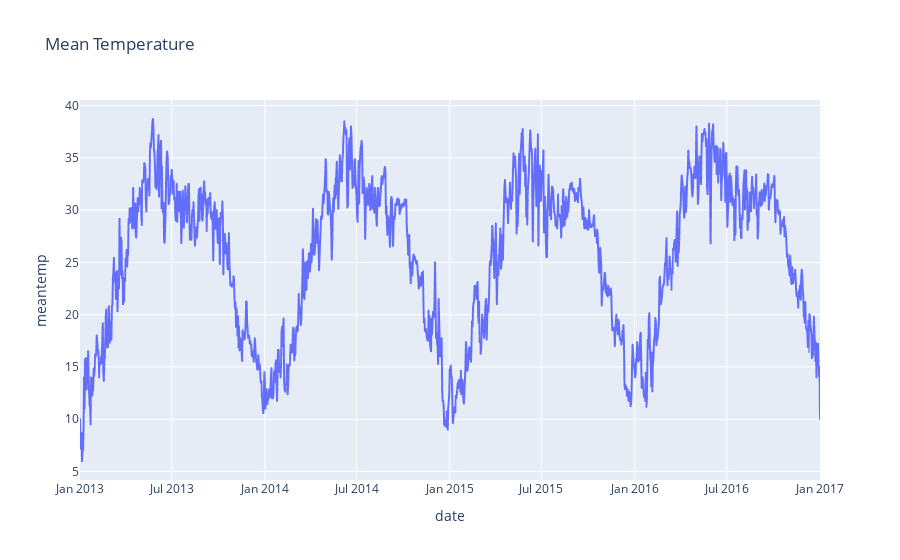

The code cell stored with this chart in its notebook:
### Code cell
# same plot on plotly
fig = px.line(df,x=df.index, y="meantemp", title="Mean Temperature")
fig.show()

### Figure 1 — Plotly figure (JSON) as saved in the notebook; plotly's stock layout.template omitted (floating-point values rounded to 4 significant figures; data arrays with more than 128 entries replaced by an {"elided": "..."} marker saying what was removed)
{"data": [{"hovertemplate": "date=%{x}<br>meantemp=%{y}<extra></extra>", "legendgroup": "", "line": {"color": "#636efa", "dash": "solid"}, "marker": {"symbol": "circle"}, "mode": "lines", "name": "", "showlegend": false, "type": "scattergl", "x": {"elided": "1462 str values"}, "xaxis": "x", "y": {"elided": "1462 float values"}, "yaxis": "y"}], "layout": {"legend": {"tracegroupgap": 0}, "title": {"text": "Mean Temperature"}, "xaxis": {"anchor": "y", "domain": [0, 1], "title": {"text": "date"}}, "yaxis": {"anchor": "x", "domain": [0, 1], "title": {"text": "meantemp"}}}}
